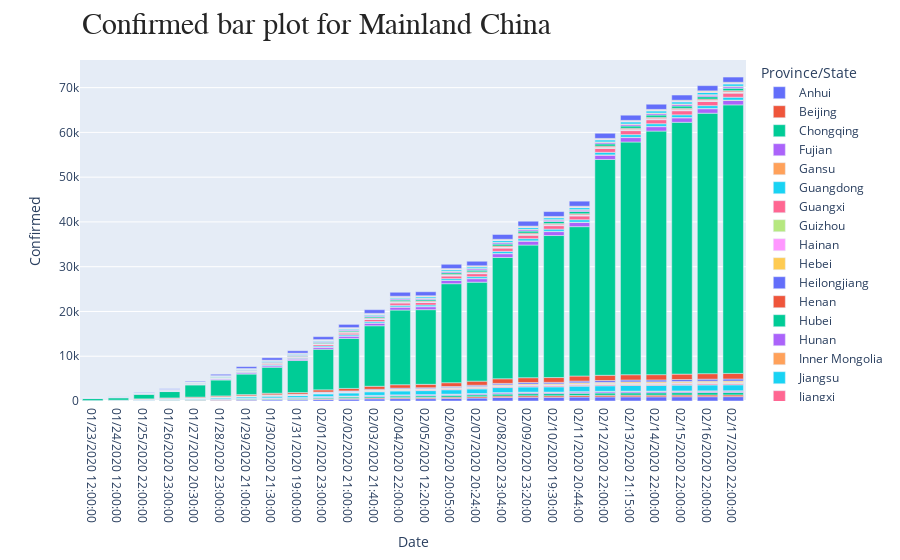

The cell this chart's notebook holds for it:
### Markdown cell above
Here taking Mainland Chine as an example and different color shows different State/Provinces

### Code cell
fig = px.bar(dataset.loc[dataset['Country'] == 'Mainland China'], x='Date', y='Confirmed', hover_data=['Province/State', 'Deaths', 'Recovered'], color='Province/State')
annotations = []
annotations.append(dict(xref='paper', yref='paper', x=0.0, y=1.05,
                              xanchor='left', yanchor='bottom',
                              text='Confirmed bar plot for Mainland China',
                              font=dict(family='Arial',
                                        size=30,
                                        color='rgb(37,37,37)'),
                              showarrow=False))
fig.update_layout(annotations=annotations)
fig.show()
